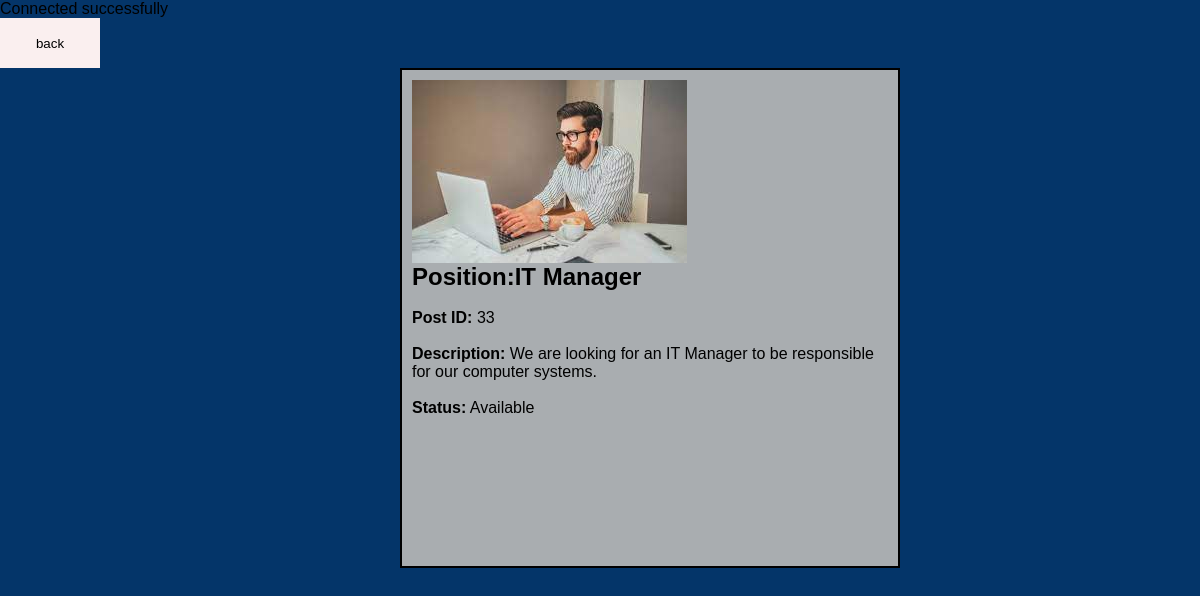
The app's page /viewVacancy.php?id=33 with its own data.
### tables this page shows
CREATE TABLE `about` (
  `image` blob NOT NULL,
  `Id` int(2) NOT NULL,
  `position` varchar(20) NOT NULL,
  `description` varchar(100) NOT NULL,
  `status` varchar(20) NOT NULL
);

### viewVacancy.php (the view, shortened to what this page needs)
<?php
include 'config.php';
?>
<!DOCTYPE html>
<html>
<head>
    <link rel="stylesheet" href="../css/create.css">
<body>
<a href="hr_page.php"><input class="back-button" type="submit" value="back"></a>
<div class="view-post">
        <?php
        if (isset($_GET['id'])) {
            $postId = $_GET['id'];
            $sql = "SELECT * FROM about WHERE Id = '$postId'";
            $result = $conn->query($sql);
            if ($result->num_rows > 0) {
                $row = $result->fetch_assoc();
                echo '<div class="post-details">';
				echo '<img src="' . $row["image"] . '" alt="Post Image"><br>';
                echo '<h2><strong>Position:</strong>' . $row["position"] . '</h2><br>';
                echo '<p><strong>Post ID:</strong> ' . $row["Id"] . '</p><br>';
                echo '<p><strong>Description:</strong> ' . $row["description"] . '</p><br>';
                echo '<p><strong>Status:</strong> ' . $row["status"] . '</p><br>';
                echo '</div>';
            } else {
                echo "<p>Post not found.</p>";
            }
        } else {
            echo "<p>Invalid request.</p>";
        }
        ?>
</body>
</html>

### create.css (style rules this page uses)
* { margin: 0; padding: 0; box-sizing: border-box; font-family: Arial, Helvetica, sans-serif; }
body { background: #043569; display: flex; flex-direction: column; animation: pageLoadAnimation 1s forwards; }
.view-post { color: black; align-items: center; justify-content: center; width: 500px; border: 2px solid rgb(0, 0, 0); padding: 10px; background-color: rgb(169, 173, 176); height: 500px; margin-left: 400px; }
.back-button { background-color: rgb(250, 239, 239); color: #000000; width: 100px; height: 50px; border: #ffffff; }

### records on screen
about: image (picture), position "IT Manager", Id "33", description "We are looking for an IT Manager to be responsible for our computer systems.", status "Available"
